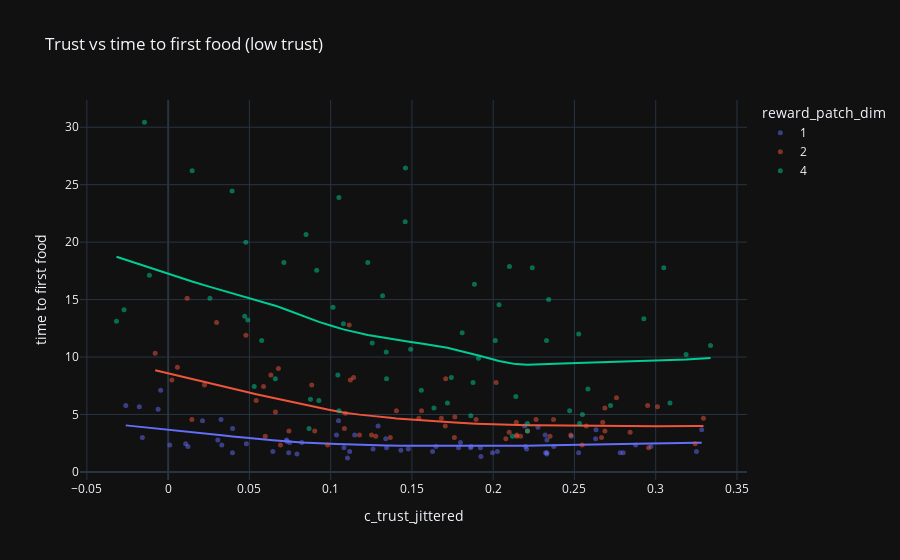
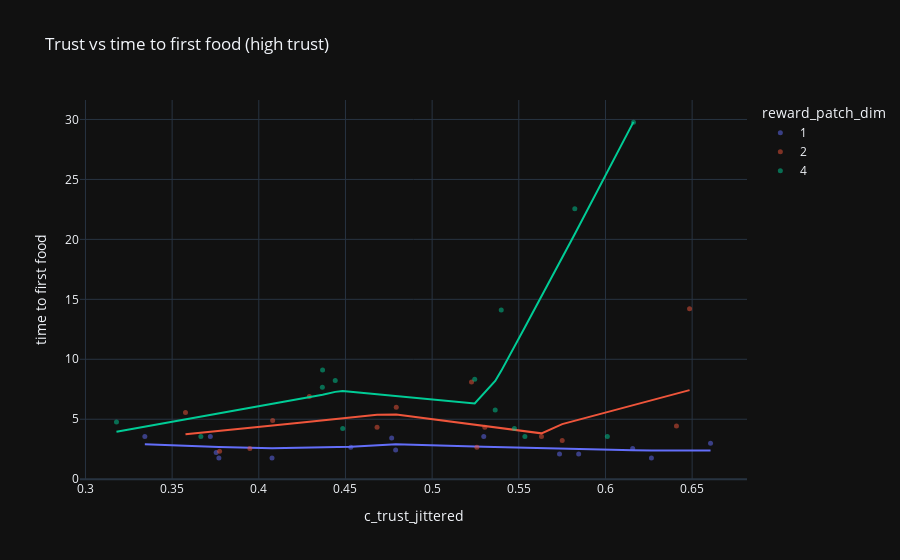

Notebook code for these charts, in order:
### Code cell
jitter = 0.05
impactDFgrid30_low["c_trust_jittered"] = impactDFgrid30_low[
    "c_trust"
] + np.random.uniform(-jitter, jitter, len(impactDFgrid30_low))
impactDFgrid30_high["c_trust_jittered"] = impactDFgrid30_high[
    "c_trust"
] + np.random.uniform(-jitter, jitter, len(impactDFgrid30_high))

fig_grid30_low = px.scatter(
    impactDFgrid30_low,
    x="c_trust_jittered",
    y="time to first food",
    color="reward_patch_dim",
    template="plotly_dark",
    title="Trust vs time to first food (low trust)",
    trendline="lowess",
)

fig_grid30_low.update_traces({"marker": {"size": 5, "opacity": 0.5}})


fig_grid30_high = px.scatter(
    impactDFgrid30_high,
    x="c_trust_jittered",
    y="time to first food",
    color="reward_patch_dim",
    template="plotly_dark",
    title="Trust vs time to first food (high trust)",
    trendline="lowess",
)

fig_grid30_high.update_traces({"marker": {"size": 5, "opacity": 0.5}})


fig_grid30_low.show()

fig_grid30_high.show()

### Figure 1 — Plotly figure (JSON) as saved in the notebook; plotly's stock layout.template omitted (floating-point values rounded to 4 significant figures)
{"data": [{"hovertemplate": "reward_patch_dim=1<br>c_trust_jittered=%{x}<br>time to first food=%{y}<extra></extra>", "legendgroup": "1", "marker": {"color": "#636efa", "opacity": 0.5, "size": 5, "symbol": "circle"}, "mode": "markers", "name": "1", "orientation": "v", "showlegend": true, "type": "scatter", "x": [0.001002, -0.02606, -0.006167, 0.01079, 0.03255, -0.01774, -0.004583, 0.02114, 0.03301, -0.01585, 0.03966, 0.03957, 0.03056, 0.07926, 0.01221, 0.07283, 0.06442, 0.07304, 0.1048, 0.1148, 0.07418, 0.04814, 0.07478, 0.1344, 0.08226, 0.1292, 0.1478, 0.1036, 0.1117, 0.1627, 0.1082, 0.1104, 0.1924, 0.1339, 0.1648, 0.1921, 0.1787, 0.1261, 0.2026, 0.2206, 0.1798, 0.1432, 0.2331, 0.1861, 0.1996, 0.2481, 0.233, 0.1864, 0.2322, 0.22, 0.2193, 0.2276, 0.2373, 0.232, 0.2877, 0.2331, 0.2633, 0.28, 0.3283, 0.2526, 0.263, 0.325, 0.297, 0.2781], "xaxis": "x", "y": [2.333, 5.778, 5.444, 2.444, 4.556, 5.667, 7.111, 4.444, 2.333, 3, 3.778, 1.667, 2.778, 1.556, 2.222, 2.778, 1.778, 2.667, 4.444, 3.222, 1.667, 2.444, 2.556, 2.111, 2.556, 4, 2, 3.222, 1.778, 1.778, 2.111, 1.222, 1.333, 2.889, 2.222, 2.111, 2.111, 2, 1.778, 2, 2.556, 1.889, 2.778, 2.111, 1.667, 3.111, 1.556, 2.222, 1.667, 2.222, 4, 3.889, 2.222, 3.222, 2.333, 1.667, 3.667, 1.667, 3.667, 1.667, 2.889, 1.778, 2.222, 1.667], "yaxis": "y"}, {"hovertemplate": "<b>LOWESS trendline</b><br><br>reward_patch_dim=1<br>c_trust_jittered=%{x}<br>time to first food=%{y} <b>(trend)</b><extra></extra>", "legendgroup": "1", "marker": {"color": "#636efa", "opacity": 0.5, "size": 5, "symbol": "circle"}, "mode": "lines", "name": "1", "showlegend": false, "type": "scatter", "x": [-0.02606, -0.01774, -0.01585, -0.006167, -0.004583, 0.001002, 0.01079, 0.01221, 0.02114, 0.03056, 0.03255, 0.03301, 0.03957, 0.03966, 0.04814, 0.06442, 0.07283, 0.07304, 0.07418, 0.07478, 0.07926, 0.08226, 0.1036, 0.1048, 0.1082, 0.1104, 0.1117, 0.1148, 0.1261, 0.1292, 0.1339, 0.1344, 0.1432, 0.1478, 0.1627, 0.1648, 0.1787, 0.1798, 0.1861, 0.1864, 0.1921, 0.1924, 0.1996, 0.2026, 0.2193, 0.22, 0.2206, 0.2276, 0.232, 0.2322, 0.233, 0.2331, 0.2331, 0.2373, 0.2481, 0.2526, 0.263, 0.2633, 0.2781, 0.28, 0.2877, 0.297, 0.325, 0.3283], "xaxis": "x", "y": [4.052, 3.92, 3.891, 3.744, 3.72, 3.637, 3.495, 3.475, 3.348, 3.216, 3.188, 3.182, 3.091, 3.09, 2.974, 2.759, 2.655, 2.653, 2.64, 2.633, 2.587, 2.56, 2.435, 2.427, 2.408, 2.395, 2.388, 2.373, 2.323, 2.314, 2.303, 2.302, 2.288, 2.285, 2.267, 2.261, 2.258, 2.26, 2.267, 2.266, 2.267, 2.268, 2.274, 2.275, 2.276, 2.277, 2.278, 2.288, 2.297, 2.297, 2.299, 2.299, 2.299, 2.308, 2.335, 2.347, 2.375, 2.376, 2.417, 2.422, 2.441, 2.464, 2.528, 2.535], "yaxis": "y"}, {"hovertemplate": "reward_patch_dim=2<br>c_trust_jittered=%{x}<br>time to first food=%{y}<extra></extra>", "legendgroup": "2", "marker": {"color": "#EF553B", "opacity": 0.5, "size": 5, "symbol": "circle"}, "mode": "markers", "name": "2", "orientation": "v", "showlegend": true, "type": "scatter", "x": [0.01168, 0.02982, 0.005717, 0.0587, 0.01461, -0.007972, 0.05418, 0.06603, 0.002302, 0.05976, 0.09812, 0.04782, 0.08836, 0.06323, 0.1121, 0.02238, 0.1114, 0.07434, 0.1367, 0.0691, 0.1091, 0.06783, 0.09021, 0.1405, 0.1278, 0.1085, 0.1251, 0.1141, 0.1895, 0.1559, 0.1542, 0.1177, 0.1705, 0.1761, 0.2142, 0.2078, 0.1708, 0.2264, 0.2169, 0.1681, 0.2211, 0.1764, 0.2371, 0.2098, 0.2146, 0.2018, 0.2667, 0.235, 0.2145, 0.2759, 0.2477, 0.2956, 0.3011, 0.295, 0.2547, 0.2843, 0.2674, 0.2573, 0.2687, 0.3294, 0.3243, 0.2687], "xaxis": "x", "y": [15.11, 13, 9.111, 7.444, 4.556, 10.33, 6.222, 5.222, 8, 3.111, 2.333, 11.89, 7.556, 8.444, 8, 7.556, 12.78, 3.556, 3, 2.333, 5.111, 9, 3.556, 5.333, 3.111, 3.778, 3.222, 8.222, 4.556, 5.333, 4.667, 3.222, 4, 3, 4.333, 2.889, 8.111, 4.556, 3.111, 4.667, 3.556, 4.778, 4.556, 3.444, 3.222, 7.778, 3, 3.111, 3.111, 6.444, 3.222, 2.111, 5.667, 5.778, 2.333, 3.444, 4.333, 4, 5.556, 4.667, 2.444, 3.556], "yaxis": "y"}, {"hovertemplate": "<b>LOWESS trendline</b><br><br>reward_patch_dim=2<br>c_trust_jittered=%{x}<br>time to first food=%{y} <b>(trend)</b><extra></extra>", "legendgroup": "2", "marker": {"color": "#EF553B", "opacity": 0.5, "size": 5, "symbol": "circle"}, "mode": "lines", "name": "2", "showlegend": false, "type": "scatter", "x": [-0.007972, 0.002302, 0.005717, 0.01168, 0.01461, 0.02238, 0.02982, 0.04782, 0.05418, 0.0587, 0.05976, 0.06323, 0.06603, 0.06783, 0.0691, 0.07434, 0.08836, 0.09021, 0.09812, 0.1085, 0.1091, 0.1114, 0.1121, 0.1141, 0.1177, 0.1251, 0.1278, 0.1367, 0.1405, 0.1542, 0.1559, 0.1681, 0.1705, 0.1708, 0.1761, 0.1764, 0.1895, 0.2018, 0.2078, 0.2098, 0.2142, 0.2145, 0.2146, 0.2169, 0.2211, 0.2264, 0.235, 0.2371, 0.2477, 0.2547, 0.2573, 0.2667, 0.2674, 0.2687, 0.2687, 0.2759, 0.2843, 0.295, 0.2956, 0.3011, 0.3243, 0.3294], "xaxis": "x", "y": [8.843, 8.488, 8.371, 8.167, 8.068, 7.806, 7.558, 6.971, 6.768, 6.625, 6.592, 6.483, 6.395, 6.339, 6.3, 6.138, 5.709, 5.654, 5.424, 5.157, 5.142, 5.101, 5.085, 5.04, 4.987, 4.877, 4.85, 4.71, 4.653, 4.499, 4.484, 4.371, 4.348, 4.346, 4.299, 4.296, 4.201, 4.131, 4.104, 4.096, 4.085, 4.084, 4.084, 4.079, 4.067, 4.059, 4.044, 4.041, 4.022, 4.01, 4.006, 3.993, 3.992, 3.99, 3.99, 3.984, 3.979, 3.977, 3.977, 3.978, 3.992, 3.997], "yaxis": "y"}, {"hovertemplate": "reward_patch_dim=4<br>c_trust_jittered=%{x}<br>time to first food=%{y}<extra></extra>", "legendgroup": "4", "marker": {"color": "#00cc96", "opacity": 0.5, "size": 5, "symbol": "circle"}, "mode": "markers", "name": "4", "orientation": "v", "showlegend": true, "type": "scatter", "x": [0.03934, -0.01455, -0.03179, 0.04782, -0.02713, 0.05297, 0.01477, -0.01153, 0.08757, 0.08486, 0.02573, 0.09141, 0.1051, 0.1051, 0.04903, 0.1079, 0.06595, 0.0712, 0.04712, 0.1015, 0.1228, 0.05755, 0.1558, 0.1044, 0.08671, 0.1319, 0.1342, 0.1718, 0.09274, 0.1862, 0.1344, 0.1458, 0.1256, 0.146, 0.191, 0.1492, 0.2241, 0.1636, 0.21, 0.1876, 0.2013, 0.1809, 0.2211, 0.247, 0.2532, 0.1742, 0.2211, 0.1885, 0.2036, 0.2328, 0.2341, 0.2139, 0.2119, 0.305, 0.2583, 0.2927, 0.3088, 0.3187, 0.2722, 0.2526, 0.3337, 0.2549], "xaxis": "x", "y": [24.44, 30.44, 13.11, 20, 14.11, 7.444, 26.22, 17.11, 6.333, 20.67, 15.11, 17.56, 23.89, 5.333, 13.22, 12.89, 8.111, 18.22, 13.56, 14.33, 18.22, 11.44, 7.111, 8.444, 3.778, 15.33, 10.44, 6, 6.222, 4.889, 8.111, 21.78, 11.22, 26.44, 9.889, 10.67, 17.78, 5.556, 17.89, 7.778, 11.44, 12.11, 4.222, 5.333, 4.222, 8.222, 3.556, 16.33, 14.56, 11.44, 15, 6.556, 3.111, 17.78, 7.222, 13.33, 6, 10.22, 5.778, 12, 11, 5], "yaxis": "y"}, {"hovertemplate": "<b>LOWESS trendline</b><br><br>reward_patch_dim=4<br>c_trust_jittered=%{x}<br>time to first food=%{y} <b>(trend)</b><extra></extra>", "legendgroup": "4", "marker": {"color": "#00cc96", "opacity": 0.5, "size": 5, "symbol": "circle"}, "mode": "lines", "name": "4", "showlegend": false, "type": "scatter", "x": [-0.03179, -0.02713, -0.01455, -0.01153, 0.01477, 0.02573, 0.03934, 0.04712, 0.04782, 0.04903, 0.05297, 0.05755, 0.06595, 0.0712, 0.08486, 0.08671, 0.08757, 0.09141, 0.09274, 0.1015, 0.1044, 0.1051, 0.1051, 0.1079, 0.1228, 0.1256, 0.1319, 0.1342, 0.1344, 0.1458, 0.146, 0.1492, 0.1558, 0.1636, 0.1718, 0.1742, 0.1809, 0.1862, 0.1876, 0.1885, 0.191, 0.2013, 0.2036, 0.21, 0.2119, 0.2139, 0.2211, 0.2211, 0.2241, 0.2328, 0.2341, 0.247, 0.2526, 0.2532, 0.2549, 0.2583, 0.2722, 0.2927, 0.305, 0.3088, 0.3187, 0.3337], "xaxis": "x", "y": [18.72, 18.5, 17.91, 17.77, 16.57, 16.1, 15.55, 15.25, 15.22, 15.17, 15.02, 14.84, 14.47, 14.2, 13.47, 13.36, 13.32, 13.12, 13.06, 12.68, 12.55, 12.52, 12.52, 12.41, 11.92, 11.85, 11.73, 11.69, 11.68, 11.4, 11.39, 11.31, 11.17, 11.02, 10.8, 10.72, 10.51, 10.32, 10.27, 10.23, 10.14, 9.746, 9.654, 9.471, 9.413, 9.382, 9.333, 9.333, 9.335, 9.38, 9.389, 9.466, 9.493, 9.495, 9.503, 9.516, 9.562, 9.634, 9.695, 9.718, 9.785, 9.906], "yaxis": "y"}], "layout": {"legend": {"title": {"text": "reward_patch_dim"}, "tracegroupgap": 0}, "title": {"text": "Trust vs time to first food (low trust)"}, "xaxis": {"anchor": "y", "domain": [0, 1], "title": {"text": "c_trust_jittered"}}, "yaxis": {"anchor": "x", "domain": [0, 1], "title": {"text": "time to first food"}}}}

### Figure 2 — Plotly figure (JSON) as saved in the notebook; plotly's stock layout.template omitted (floating-point values rounded to 4 significant figures)
{"data": [{"hovertemplate": "reward_patch_dim=1<br>c_trust_jittered=%{x}<br>time to first food=%{y}<extra></extra>", "legendgroup": "1", "marker": {"color": "#636efa", "opacity": 0.5, "size": 5, "symbol": "circle"}, "mode": "markers", "name": "1", "orientation": "v", "showlegend": true, "type": "scatter", "x": [0.3343, 0.3754, 0.377, 0.372, 0.4767, 0.4076, 0.4531, 0.479, 0.5735, 0.5298, 0.5845, 0.6265, 0.6157, 0.6606], "xaxis": "x", "y": [3.556, 2.222, 1.778, 3.556, 3.444, 1.778, 2.667, 2.444, 2.111, 3.556, 2.111, 1.778, 2.556, 3], "yaxis": "y"}, {"hovertemplate": "<b>LOWESS trendline</b><br><br>reward_patch_dim=1<br>c_trust_jittered=%{x}<br>time to first food=%{y} <b>(trend)</b><extra></extra>", "legendgroup": "1", "marker": {"color": "#636efa", "opacity": 0.5, "size": 5, "symbol": "circle"}, "mode": "lines", "name": "1", "showlegend": false, "type": "scatter", "x": [0.3343, 0.372, 0.3754, 0.377, 0.4076, 0.4531, 0.4767, 0.479, 0.5298, 0.5735, 0.5845, 0.6157, 0.6265, 0.6606], "xaxis": "x", "y": [2.921, 2.708, 2.694, 2.688, 2.578, 2.714, 2.903, 2.923, 2.704, 2.529, 2.484, 2.412, 2.4, 2.402], "yaxis": "y"}, {"hovertemplate": "reward_patch_dim=2<br>c_trust_jittered=%{x}<br>time to first food=%{y}<extra></extra>", "legendgroup": "2", "marker": {"color": "#EF553B", "opacity": 0.5, "size": 5, "symbol": "circle"}, "mode": "markers", "name": "2", "orientation": "v", "showlegend": true, "type": "scatter", "x": [0.3948, 0.3577, 0.408, 0.3774, 0.4292, 0.4793, 0.4682, 0.5258, 0.5304, 0.5227, 0.5631, 0.575, 0.6485, 0.6409], "xaxis": "x", "y": [2.556, 5.556, 4.889, 2.333, 6.889, 6, 4.333, 2.667, 4.333, 8.111, 3.556, 3.222, 14.22, 4.444], "yaxis": "y"}, {"hovertemplate": "<b>LOWESS trendline</b><br><br>reward_patch_dim=2<br>c_trust_jittered=%{x}<br>time to first food=%{y} <b>(trend)</b><extra></extra>", "legendgroup": "2", "marker": {"color": "#EF553B", "opacity": 0.5, "size": 5, "symbol": "circle"}, "mode": "lines", "name": "2", "showlegend": false, "type": "scatter", "x": [0.3577, 0.3774, 0.3948, 0.408, 0.4292, 0.4682, 0.4793, 0.5227, 0.5258, 0.5304, 0.5631, 0.575, 0.6409, 0.6485], "xaxis": "x", "y": [3.753, 4.057, 4.313, 4.485, 4.786, 5.366, 5.391, 4.599, 4.538, 4.456, 3.822, 4.591, 7.13, 7.425], "yaxis": "y"}, {"hovertemplate": "reward_patch_dim=4<br>c_trust_jittered=%{x}<br>time to first food=%{y}<extra></extra>", "legendgroup": "4", "marker": {"color": "#00cc96", "opacity": 0.5, "size": 5, "symbol": "circle"}, "mode": "markers", "name": "4", "orientation": "v", "showlegend": true, "type": "scatter", "x": [0.3179, 0.3666, 0.4484, 0.4441, 0.4367, 0.4368, 0.5246, 0.5364, 0.5475, 0.5399, 0.5823, 0.5535, 0.6162, 0.6011], "xaxis": "x", "y": [4.778, 3.556, 4.222, 8.222, 7.667, 9.111, 8.333, 5.778, 4.222, 14.11, 22.56, 3.556, 29.78, 3.556], "yaxis": "y"}, {"hovertemplate": "<b>LOWESS trendline</b><br><br>reward_patch_dim=4<br>c_trust_jittered=%{x}<br>time to first food=%{y} <b>(trend)</b><extra></extra>", "legendgroup": "4", "marker": {"color": "#00cc96", "opacity": 0.5, "size": 5, "symbol": "circle"}, "mode": "lines", "name": "4", "showlegend": false, "type": "scatter", "x": [0.3179, 0.3666, 0.4367, 0.4368, 0.4441, 0.4484, 0.5246, 0.5364, 0.5399, 0.5475, 0.5535, 0.5823, 0.6011, 0.6162], "xaxis": "x", "y": [3.961, 5.212, 7.037, 7.043, 7.282, 7.361, 6.319, 8.188, 9.033, 11.04, 12.66, 20.45, 25.61, 29.8], "yaxis": "y"}], "layout": {"legend": {"title": {"text": "reward_patch_dim"}, "tracegroupgap": 0}, "title": {"text": "Trust vs time to first food (high trust)"}, "xaxis": {"anchor": "y", "domain": [0, 1], "title": {"text": "c_trust_jittered"}}, "yaxis": {"anchor": "x", "domain": [0, 1], "title": {"text": "time to first food"}}}}
